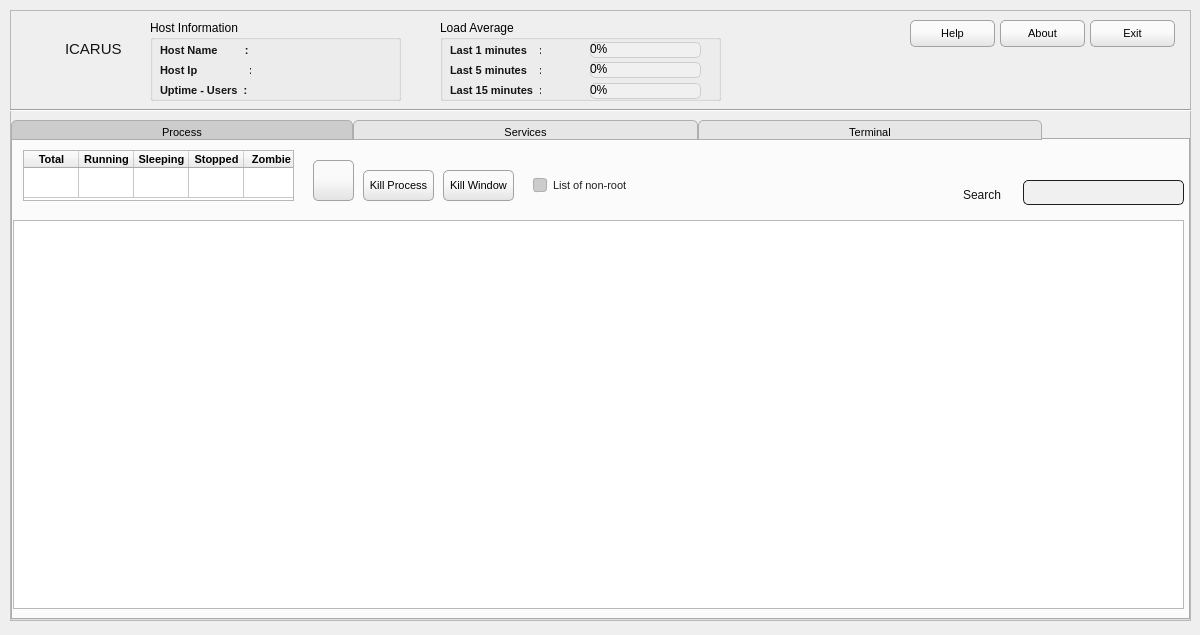
<?xml version="1.0" encoding="UTF-8"?>
<ui version="4.0">
 <class>Form</class>
 <widget class="QWidget" name="Form">
  <property name="geometry">
   <rect>
    <x>0</x>
    <y>0</y>
    <width>1200</width>
    <height>635</height>
   </rect>
  </property>
  <property name="minimumSize">
   <size>
    <width>1200</width>
    <height>635</height>
   </size>
  </property>
  <property name="maximumSize">
   <size>
    <width>1200</width>
    <height>635</height>
   </size>
  </property>
  <property name="windowTitle">
   <string>Icarus v1.0</string>
  </property>
  <property name="styleSheet">
   <string notr="true">
QRadioButton
{
	color: rgb(30, 30, 30);
}

QRadioButton::indicator:checked, QRadioButton::indicator:unchecked
{
    color: #b1b1b1;
    background-color: #cccccc;
    border: 0px solid #b1b1b1;
    border-radius: 6px;
}
QRadioButton::indicator:checked
{
background-color: qradialgradient(spread:pad, cx:0.5, cy:0.5, radius:0.5, fx:0.5, fy:0.5, stop:0 rgba(79, 79, 79, 255), stop:0.530928 rgba(125, 125, 125, 255), stop:0.659794 rgba(220, 220, 220, 255), stop:1 rgba(207, 207, 207, 255));
}
QRadioButton::indicator
{
    border-radius: 6px;
}
QRadioButton::indicator:hover, QCheckBox::indicator:hover
{
    border: 1px solid #ffaa00;
}


QCheckBox
{
	color: rgb(30, 30, 30);
}

QCheckBox::indicator:checked, QCheckBox::indicator:unchecked
{
    color: #b1b1b1;
    background-color: #cccccc;
    border: 1px solid #b1b1b1;
    border-radius: 3px;
}
QCheckBox::indicator:checked
{
background-color: qradialgradient(spread:pad, cx:0.5, cy:0.5, radius:0.4, fx:0.5, fy:0.5, stop:0 rgba(79, 79, 79, 255), stop:0.530928 rgba(125, 125, 125, 255), stop:0.659794 rgba(220, 220, 220, 255), stop:1 rgba(207, 207, 207, 255));
}
QCheckBox::indicator
{
    border-radius: 3px;
}
QCheckBox::indicator:hover, QCheckBox::indicator:hover
{
    border: 1px solid #ffaa00;
}


QLabel
{
	color: rgb(20, 20, 20);
}

QLineEdit
{
    padding: 1px;
    border-style: solid;
    border: 1px solid #1e1e1e;
    border-radius: 5;
    background-color: rgb(240, 240, 240);
}

QProgressBar
{
	background-color: rgb(240, 240, 240); 
   border:1px solid;
	border-color: #cecece;
	border-radius: 5px;
}

QProgressBar::chunk
{
    background-color: rgb(150, 150, 150);
	border-radius: 2px;
    width: 10px;
    margin: 1px;
}
QPushButton
{
    color: #000000;
   border: 1px;
	border-color: rgb(162, 162, 162);
   border-style: solid;
    border-bottom-right-radius: 5;
    border-bottom-left-radius: 5;
    border-top-right-radius: 5;
	background-color: qlineargradient(spread:pad, x1:0.486, y1:1, x2:0.486631, y2:0.3925, stop:0 rgba(227, 227, 227, 255), stop:0.909091 rgba(250, 250, 250, 255));
    border-top-left-radius: 5;

}
QPushButton:hover
{
    border: 2px solid QLinearGradient( x1: 0, y1: 0, x2: 0, y2: 1, stop: 0 #ffa02f, stop: 1 #d7801a);
}
QPushButton:pressed
{
    background-color: rgb(220, 220, 220);
}


QTabBar::tab:!selected:hover
{
	background-color: rgb(214, 214, 214);
}

QTabBar::tab:selected
{
	background-color: rgb(204, 204, 204);
}
			
QTabBar::tab {
    padding-left: 150px;
    padding-right: 150px;
    padding-top: 5px;

    border-style: solid;
    border-top-left-radius: 5;
    border-top-right-radius: 5;
	border-width: 1px;
	border-color: #aeaeae;
	background-color: rgb(230, 230, 230);
}</string>
  </property>
  <widget class="QFrame" name="frame">
   <property name="geometry">
    <rect>
     <x>10</x>
     <y>10</y>
     <width>1181</width>
     <height>611</height>
    </rect>
   </property>
   <property name="frameShape">
    <enum>QFrame::StyledPanel</enum>
   </property>
   <property name="frameShadow">
    <enum>QFrame::Raised</enum>
   </property>
   <property name="class" stdset="0">
    <string>MainFrame</string>
   </property>
   <widget class="QPushButton" name="pushButton_3">
    <property name="geometry">
     <rect>
      <x>990</x>
      <y>10</y>
      <width>85</width>
      <height>27</height>
     </rect>
    </property>
    <property name="sizePolicy">
     <sizepolicy hsizetype="Fixed" vsizetype="Fixed">
      <horstretch>0</horstretch>
      <verstretch>0</verstretch>
     </sizepolicy>
    </property>
    <property name="font">
     <font>
      <family>Ubuntu</family>
      <pointsize>8</pointsize>
     </font>
    </property>
    <property name="text">
     <string>About</string>
    </property>
    <property name="icon">
     <iconset>
      <normaloff>images/about.png</normaloff>images/about.png</iconset>
    </property>
   </widget>
   <widget class="QPushButton" name="pushButton_2">
    <property name="geometry">
     <rect>
      <x>900</x>
      <y>10</y>
      <width>85</width>
      <height>27</height>
     </rect>
    </property>
    <property name="sizePolicy">
     <sizepolicy hsizetype="Fixed" vsizetype="Fixed">
      <horstretch>0</horstretch>
      <verstretch>0</verstretch>
     </sizepolicy>
    </property>
    <property name="font">
     <font>
      <family>Ubuntu</family>
      <pointsize>8</pointsize>
     </font>
    </property>
    <property name="focusPolicy">
     <enum>Qt::StrongFocus</enum>
    </property>
    <property name="text">
     <string>Help</string>
    </property>
    <property name="icon">
     <iconset>
      <normaloff>images/help.png</normaloff>images/help.png</iconset>
    </property>
   </widget>
   <widget class="QTabWidget" name="tabWidget">
    <property name="geometry">
     <rect>
      <x>1</x>
      <y>110</y>
      <width>1179</width>
      <height>500</height>
     </rect>
    </property>
    <property name="font">
     <font>
      <family>Ubuntu</family>
      <pointsize>8</pointsize>
     </font>
    </property>
    <property name="currentIndex">
     <number>0</number>
    </property>
    <property name="iconSize">
     <size>
      <width>20</width>
      <height>20</height>
     </size>
    </property>
    <widget class="QWidget" name="tab_6">
     <attribute name="icon">
      <iconset>
       <normalon>images/process.png</normalon>
      </iconset>
     </attribute>
     <attribute name="title">
      <string>Process</string>
     </attribute>
     <widget class="QPushButton" name="pushButtonKillProcess">
      <property name="enabled">
       <bool>false</bool>
      </property>
      <property name="geometry">
       <rect>
        <x>350</x>
        <y>30</y>
        <width>71</width>
        <height>31</height>
       </rect>
      </property>
      <property name="font">
       <font>
        <family>Ubuntu</family>
        <pointsize>8</pointsize>
       </font>
      </property>
      <property name="text">
       <string>Kill Process</string>
      </property>
     </widget>
     <widget class="QCheckBox" name="checkBoxProcessListOtherUser">
      <property name="geometry">
       <rect>
        <x>520</x>
        <y>30</y>
        <width>141</width>
        <height>31</height>
       </rect>
      </property>
      <property name="font">
       <font>
        <family>Ubuntu</family>
        <pointsize>8</pointsize>
       </font>
      </property>
      <property name="text">
       <string>List of non-root</string>
      </property>
     </widget>
     <widget class="QPushButton" name="refreshProcess">
      <property name="geometry">
       <rect>
        <x>300</x>
        <y>20</y>
        <width>41</width>
        <height>41</height>
       </rect>
      </property>
      <property name="font">
       <font>
        <family>Ubuntu</family>
        <pointsize>8</pointsize>
       </font>
      </property>
      <property name="text">
       <string/>
      </property>
     </widget>
     <widget class="QTableWidget" name="tableWidgetProcessList">
      <property name="geometry">
       <rect>
        <x>0</x>
        <y>80</y>
        <width>1171</width>
        <height>389</height>
       </rect>
      </property>
      <property name="font">
       <font>
        <family>Ubuntu</family>
        <pointsize>8</pointsize>
       </font>
      </property>
      <property name="selectionMode">
       <enum>QAbstractItemView::NoSelection</enum>
      </property>
      <property name="sortingEnabled">
       <bool>true</bool>
      </property>
      <attribute name="horizontalHeaderCascadingSectionResizes">
       <bool>true</bool>
      </attribute>
      <attribute name="horizontalHeaderDefaultSectionSize">
       <number>90</number>
      </attribute>
      <attribute name="horizontalHeaderShowSortIndicator" stdset="0">
       <bool>true</bool>
      </attribute>
      <attribute name="horizontalHeaderStretchLastSection">
       <bool>true</bool>
      </attribute>
     </widget>
     <widget class="QLabel" name="label_10">
      <property name="geometry">
       <rect>
        <x>950</x>
        <y>44</y>
        <width>54</width>
        <height>21</height>
       </rect>
      </property>
      <property name="text">
       <string>Search</string>
      </property>
     </widget>
     <widget class="QLineEdit" name="lineEditSearchProcess">
      <property name="geometry">
       <rect>
        <x>1010</x>
        <y>40</y>
        <width>161</width>
        <height>25</height>
       </rect>
      </property>
      <property name="text">
       <string/>
      </property>
     </widget>
     <widget class="QTableWidget" name="tableWidgetProcessStatus">
      <property name="geometry">
       <rect>
        <x>10</x>
        <y>10</y>
        <width>271</width>
        <height>51</height>
       </rect>
      </property>
      <property name="sizePolicy">
       <sizepolicy hsizetype="Fixed" vsizetype="Fixed">
        <horstretch>0</horstretch>
        <verstretch>0</verstretch>
       </sizepolicy>
      </property>
      <property name="font">
       <font>
        <family>Ubuntu</family>
        <pointsize>8</pointsize>
        <weight>75</weight>
        <bold>true</bold>
       </font>
      </property>
      <property name="verticalScrollBarPolicy">
       <enum>Qt::ScrollBarAlwaysOff</enum>
      </property>
      <property name="horizontalScrollBarPolicy">
       <enum>Qt::ScrollBarAlwaysOff</enum>
      </property>
      <property name="editTriggers">
       <set>QAbstractItemView::NoEditTriggers</set>
      </property>
      <property name="selectionMode">
       <enum>QAbstractItemView::NoSelection</enum>
      </property>
      <property name="wordWrap">
       <bool>false</bool>
      </property>
      <attribute name="horizontalHeaderDefaultSectionSize">
       <number>55</number>
      </attribute>
      <attribute name="horizontalHeaderMinimumSectionSize">
       <number>50</number>
      </attribute>
      <attribute name="verticalHeaderVisible">
       <bool>false</bool>
      </attribute>
      <row>
       <property name="text">
        <string/>
       </property>
      </row>
      <column>
       <property name="text">
        <string>Total</string>
       </property>
       <property name="icon">
        <iconset>
         <selectedon>../../../Projects/hermes/images/services.png</selectedon>
        </iconset>
       </property>
      </column>
      <column>
       <property name="text">
        <string>Running</string>
       </property>
       <property name="icon">
        <iconset>
         <selectedon>../../../Projects/hermes/images/services.png</selectedon>
        </iconset>
       </property>
      </column>
      <column>
       <property name="text">
        <string>Sleeping</string>
       </property>
       <property name="icon">
        <iconset>
         <selectedon>../../../Projects/hermes/images/services.png</selectedon>
        </iconset>
       </property>
      </column>
      <column>
       <property name="text">
        <string>Stopped</string>
       </property>
       <property name="icon">
        <iconset>
         <selectedon>../../../Projects/hermes/images/services.png</selectedon>
        </iconset>
       </property>
      </column>
      <column>
       <property name="text">
        <string>Zombie</string>
       </property>
      </column>
      <item row="0" column="0">
       <property name="text">
        <string/>
       </property>
       <property name="foreground">
        <brush brushstyle="SolidPattern">
         <color alpha="255">
          <red>0</red>
          <green>0</green>
          <blue>0</blue>
         </color>
        </brush>
       </property>
      </item>
      <item row="0" column="1">
       <property name="text">
        <string/>
       </property>
      </item>
      <item row="0" column="2">
       <property name="text">
        <string/>
       </property>
      </item>
      <item row="0" column="3">
       <property name="text">
        <string/>
       </property>
      </item>
      <item row="0" column="4">
       <property name="text">
        <string/>
       </property>
       <property name="foreground">
        <brush brushstyle="NoBrush">
         <color alpha="255">
          <red>0</red>
          <green>0</green>
          <blue>0</blue>
         </color>
        </brush>
       </property>
      </item>
     </widget>
     <widget class="QPushButton" name="pushButtonKillWindow">
      <property name="enabled">
       <bool>true</bool>
      </property>
      <property name="geometry">
       <rect>
        <x>430</x>
        <y>30</y>
        <width>71</width>
        <height>31</height>
       </rect>
      </property>
      <property name="font">
       <font>
        <family>Ubuntu</family>
        <pointsize>8</pointsize>
       </font>
      </property>
      <property name="text">
       <string>Kill Window</string>
      </property>
     </widget>
    </widget>
    <widget class="QWidget" name="tab_5">
     <attribute name="icon">
      <iconset>
       <normalon>images/services.png</normalon>
      </iconset>
     </attribute>
     <attribute name="title">
      <string>Services</string>
     </attribute>
     <widget class="QPushButton" name="pushButtonServiceStop">
      <property name="enabled">
       <bool>false</bool>
      </property>
      <property name="geometry">
       <rect>
        <x>280</x>
        <y>30</y>
        <width>91</width>
        <height>31</height>
       </rect>
      </property>
      <property name="font">
       <font>
        <pointsize>8</pointsize>
       </font>
      </property>
      <property name="text">
       <string>Stop</string>
      </property>
     </widget>
     <widget class="QTableWidget" name="tableWidgetServices">
      <property name="geometry">
       <rect>
        <x>0</x>
        <y>80</y>
        <width>1171</width>
        <height>389</height>
       </rect>
      </property>
      <property name="font">
       <font>
        <pointsize>8</pointsize>
       </font>
      </property>
      <property name="editTriggers">
       <set>QAbstractItemView::NoEditTriggers</set>
      </property>
      <property name="selectionMode">
       <enum>QAbstractItemView::NoSelection</enum>
      </property>
      <property name="sortingEnabled">
       <bool>true</bool>
      </property>
      <attribute name="horizontalHeaderCascadingSectionResizes">
       <bool>true</bool>
      </attribute>
      <attribute name="horizontalHeaderDefaultSectionSize">
       <number>140</number>
      </attribute>
      <attribute name="horizontalHeaderShowSortIndicator" stdset="0">
       <bool>true</bool>
      </attribute>
      <attribute name="horizontalHeaderStretchLastSection">
       <bool>true</bool>
      </attribute>
      <column>
       <property name="text">
        <string>Name</string>
       </property>
      </column>
      <column>
       <property name="text">
        <string>Status</string>
       </property>
      </column>
      <column>
       <property name="text">
        <string>Info</string>
       </property>
      </column>
     </widget>
     <widget class="QPushButton" name="pushButtonServiceRestart">
      <property name="enabled">
       <bool>false</bool>
      </property>
      <property name="geometry">
       <rect>
        <x>380</x>
        <y>30</y>
        <width>91</width>
        <height>31</height>
       </rect>
      </property>
      <property name="font">
       <font>
        <pointsize>8</pointsize>
       </font>
      </property>
      <property name="text">
       <string>Restart</string>
      </property>
     </widget>
     <widget class="QPushButton" name="pushButtonServiceStart">
      <property name="enabled">
       <bool>false</bool>
      </property>
      <property name="geometry">
       <rect>
        <x>180</x>
        <y>30</y>
        <width>91</width>
        <height>31</height>
       </rect>
      </property>
      <property name="font">
       <font>
        <pointsize>8</pointsize>
       </font>
      </property>
      <property name="text">
       <string>Start</string>
      </property>
     </widget>
     <widget class="QPushButton" name="refreshServices">
      <property name="geometry">
       <rect>
        <x>130</x>
        <y>20</y>
        <width>41</width>
        <height>41</height>
       </rect>
      </property>
      <property name="font">
       <font>
        <pointsize>8</pointsize>
       </font>
      </property>
      <property name="text">
       <string/>
      </property>
     </widget>
     <widget class="QLineEdit" name="lineEditSearchServices">
      <property name="geometry">
       <rect>
        <x>1010</x>
        <y>40</y>
        <width>161</width>
        <height>25</height>
       </rect>
      </property>
      <property name="text">
       <string/>
      </property>
     </widget>
     <widget class="QLabel" name="label_7">
      <property name="geometry">
       <rect>
        <x>945</x>
        <y>48</y>
        <width>61</width>
        <height>20</height>
       </rect>
      </property>
      <property name="text">
       <string>Search</string>
      </property>
      <property name="alignment">
       <set>Qt::AlignRight|Qt::AlignTrailing|Qt::AlignVCenter</set>
      </property>
     </widget>
     <widget class="QTableWidget" name="tableWidgetServicesStatus">
      <property name="geometry">
       <rect>
        <x>10</x>
        <y>10</y>
        <width>111</width>
        <height>51</height>
       </rect>
      </property>
      <property name="sizePolicy">
       <sizepolicy hsizetype="Fixed" vsizetype="Fixed">
        <horstretch>0</horstretch>
        <verstretch>0</verstretch>
       </sizepolicy>
      </property>
      <property name="font">
       <font>
        <family>Ubuntu</family>
        <pointsize>8</pointsize>
        <weight>75</weight>
        <bold>true</bold>
       </font>
      </property>
      <property name="verticalScrollBarPolicy">
       <enum>Qt::ScrollBarAlwaysOff</enum>
      </property>
      <property name="horizontalScrollBarPolicy">
       <enum>Qt::ScrollBarAlwaysOff</enum>
      </property>
      <property name="editTriggers">
       <set>QAbstractItemView::NoEditTriggers</set>
      </property>
      <property name="selectionMode">
       <enum>QAbstractItemView::NoSelection</enum>
      </property>
      <property name="showGrid">
       <bool>false</bool>
      </property>
      <property name="wordWrap">
       <bool>false</bool>
      </property>
      <attribute name="horizontalHeaderDefaultSectionSize">
       <number>55</number>
      </attribute>
      <attribute name="horizontalHeaderMinimumSectionSize">
       <number>55</number>
      </attribute>
      <attribute name="verticalHeaderVisible">
       <bool>false</bool>
      </attribute>
      <row>
       <property name="text">
        <string/>
       </property>
      </row>
      <column>
       <property name="text">
        <string>Up</string>
       </property>
       <property name="icon">
        <iconset>
         <selectedon>../../../Projects/hermes/images/computer.jpg</selectedon>
        </iconset>
       </property>
      </column>
      <column>
       <property name="text">
        <string>Down</string>
       </property>
       <property name="icon">
        <iconset>
         <selectedon>../../../Projects/hermes/images/computer.jpg</selectedon>
        </iconset>
       </property>
      </column>
      <item row="0" column="0">
       <property name="text">
        <string/>
       </property>
       <property name="foreground">
        <brush brushstyle="NoBrush">
         <color alpha="255">
          <red>0</red>
          <green>0</green>
          <blue>0</blue>
         </color>
        </brush>
       </property>
      </item>
      <item row="0" column="1">
       <property name="text">
        <string/>
       </property>
      </item>
     </widget>
    </widget>
    <widget class="QWidget" name="tab">
     <attribute name="icon">
      <iconset>
       <normalon>images/screenshot.png</normalon>
      </iconset>
     </attribute>
     <attribute name="title">
      <string>Terminal</string>
     </attribute>
     <widget class="QTextBrowser" name="textBrowserScreenshot">
      <property name="geometry">
       <rect>
        <x>0</x>
        <y>0</y>
        <width>1175</width>
        <height>469</height>
       </rect>
      </property>
      <property name="font">
       <font>
        <family>Arial</family>
       </font>
      </property>
      <property name="styleSheet">
       <string notr="true">background-color: rgb(0, 0, 0);
color: rgb(170, 255, 0);</string>
      </property>
      <property name="html">
       <string>&lt;!DOCTYPE HTML PUBLIC &quot;-//W3C//DTD HTML 4.0//EN&quot; &quot;http://www.w3.org/TR/REC-html40/strict.dtd&quot;&gt;
&lt;html&gt;&lt;head&gt;&lt;meta name=&quot;qrichtext&quot; content=&quot;1&quot; /&gt;&lt;style type=&quot;text/css&quot;&gt;
p, li { white-space: pre-wrap; }
&lt;/style&gt;&lt;/head&gt;&lt;body style=&quot; font-family:'Arial'; font-size:11pt; font-weight:400; font-style:normal;&quot;&gt;
&lt;p style=&quot;-qt-paragraph-type:empty; margin-top:0px; margin-bottom:0px; margin-left:0px; margin-right:0px; -qt-block-indent:0; text-indent:0px; font-size:8pt;&quot;&gt;&lt;br /&gt;&lt;/p&gt;&lt;/body&gt;&lt;/html&gt;</string>
      </property>
     </widget>
    </widget>
   </widget>
   <widget class="QLabel" name="label">
    <property name="geometry">
     <rect>
      <x>5</x>
      <y>10</y>
      <width>81</width>
      <height>61</height>
     </rect>
    </property>
    <property name="sizePolicy">
     <sizepolicy hsizetype="Fixed" vsizetype="Fixed">
      <horstretch>0</horstretch>
      <verstretch>0</verstretch>
     </sizepolicy>
    </property>
    <property name="font">
     <font>
      <family>Ubuntu</family>
      <pointsize>8</pointsize>
     </font>
    </property>
    <property name="frameShadow">
     <enum>QFrame::Plain</enum>
    </property>
    <property name="text">
     <string/>
    </property>
   </widget>
   <widget class="QLabel" name="label_5">
    <property name="geometry">
     <rect>
      <x>55</x>
      <y>30</y>
      <width>61</width>
      <height>21</height>
     </rect>
    </property>
    <property name="sizePolicy">
     <sizepolicy hsizetype="Fixed" vsizetype="Fixed">
      <horstretch>0</horstretch>
      <verstretch>0</verstretch>
     </sizepolicy>
    </property>
    <property name="font">
     <font>
      <family>Ubuntu</family>
      <pointsize>11</pointsize>
      <underline>false</underline>
     </font>
    </property>
    <property name="text">
     <string>ICARUS</string>
    </property>
    <property name="alignment">
     <set>Qt::AlignLeading|Qt::AlignLeft|Qt::AlignTop</set>
    </property>
   </widget>
   <widget class="QPushButton" name="pushButton">
    <property name="geometry">
     <rect>
      <x>1080</x>
      <y>10</y>
      <width>85</width>
      <height>27</height>
     </rect>
    </property>
    <property name="sizePolicy">
     <sizepolicy hsizetype="Fixed" vsizetype="Fixed">
      <horstretch>0</horstretch>
      <verstretch>0</verstretch>
     </sizepolicy>
    </property>
    <property name="font">
     <font>
      <family>Ubuntu</family>
      <pointsize>8</pointsize>
     </font>
    </property>
    <property name="text">
     <string>Exit</string>
    </property>
    <property name="icon">
     <iconset>
      <normaloff>images/exit.png</normaloff>images/exit.png</iconset>
    </property>
   </widget>
   <widget class="QGroupBox" name="groupBox_2">
    <property name="geometry">
     <rect>
      <x>430</x>
      <y>10</y>
      <width>281</width>
      <height>81</height>
     </rect>
    </property>
    <property name="font">
     <font>
      <pointsize>9</pointsize>
     </font>
    </property>
    <property name="title">
     <string>Load Average</string>
    </property>
    <widget class="QLabel" name="labelInfo_3">
     <property name="geometry">
      <rect>
       <x>10</x>
       <y>40</y>
       <width>91</width>
       <height>21</height>
      </rect>
     </property>
     <property name="font">
      <font>
       <family>Ubuntu</family>
       <pointsize>8</pointsize>
       <weight>75</weight>
       <bold>true</bold>
      </font>
     </property>
     <property name="text">
      <string>Last 5 minutes    :</string>
     </property>
    </widget>
    <widget class="QLabel" name="labelTasks_4">
     <property name="geometry">
      <rect>
       <x>10</x>
       <y>60</y>
       <width>91</width>
       <height>21</height>
      </rect>
     </property>
     <property name="font">
      <font>
       <family>Ubuntu</family>
       <pointsize>8</pointsize>
       <weight>75</weight>
       <bold>true</bold>
      </font>
     </property>
     <property name="text">
      <string>Last 15 minutes  :</string>
     </property>
    </widget>
    <widget class="QLabel" name="labelMachineName_2">
     <property name="geometry">
      <rect>
       <x>10</x>
       <y>20</y>
       <width>91</width>
       <height>21</height>
      </rect>
     </property>
     <property name="font">
      <font>
       <family>Ubuntu</family>
       <pointsize>8</pointsize>
       <weight>75</weight>
       <bold>true</bold>
      </font>
     </property>
     <property name="text">
      <string>Last 1 minutes    :</string>
     </property>
    </widget>
    <widget class="QProgressBar" name="progressBarLoad5">
     <property name="geometry">
      <rect>
       <x>150</x>
       <y>42</y>
       <width>111</width>
       <height>16</height>
      </rect>
     </property>
     <property name="value">
      <number>0</number>
     </property>
    </widget>
    <widget class="QProgressBar" name="progressBarLoad15">
     <property name="geometry">
      <rect>
       <x>150</x>
       <y>63</y>
       <width>111</width>
       <height>16</height>
      </rect>
     </property>
     <property name="value">
      <number>0</number>
     </property>
     <property name="invertedAppearance">
      <bool>false</bool>
     </property>
     <property name="textDirection">
      <enum>QProgressBar::TopToBottom</enum>
     </property>
    </widget>
    <widget class="QProgressBar" name="progressBarLoad1">
     <property name="geometry">
      <rect>
       <x>150</x>
       <y>22</y>
       <width>111</width>
       <height>16</height>
      </rect>
     </property>
     <property name="value">
      <number>0</number>
     </property>
    </widget>
    <widget class="QLabel" name="labelLoad1">
     <property name="geometry">
      <rect>
       <x>110</x>
       <y>21</y>
       <width>41</width>
       <height>20</height>
      </rect>
     </property>
     <property name="font">
      <font>
       <family>Ubuntu</family>
       <pointsize>8</pointsize>
       <weight>50</weight>
       <bold>false</bold>
      </font>
     </property>
     <property name="text">
      <string/>
     </property>
    </widget>
    <widget class="QLabel" name="labelLoad5">
     <property name="geometry">
      <rect>
       <x>110</x>
       <y>41</y>
       <width>41</width>
       <height>20</height>
      </rect>
     </property>
     <property name="font">
      <font>
       <family>Ubuntu</family>
       <pointsize>8</pointsize>
       <weight>50</weight>
       <bold>false</bold>
      </font>
     </property>
     <property name="text">
      <string/>
     </property>
    </widget>
    <widget class="QLabel" name="labelLoad15">
     <property name="geometry">
      <rect>
       <x>110</x>
       <y>61</y>
       <width>41</width>
       <height>20</height>
      </rect>
     </property>
     <property name="font">
      <font>
       <family>Ubuntu</family>
       <pointsize>8</pointsize>
       <weight>50</weight>
       <bold>false</bold>
      </font>
     </property>
     <property name="text">
      <string/>
     </property>
    </widget>
   </widget>
   <widget class="Line" name="line_4">
    <property name="geometry">
     <rect>
      <x>0</x>
      <y>90</y>
      <width>1211</width>
      <height>20</height>
     </rect>
    </property>
    <property name="font">
     <font>
      <pointsize>8</pointsize>
     </font>
    </property>
    <property name="orientation">
     <enum>Qt::Horizontal</enum>
    </property>
   </widget>
   <widget class="QGroupBox" name="groupBox">
    <property name="geometry">
     <rect>
      <x>140</x>
      <y>10</y>
      <width>251</width>
      <height>81</height>
     </rect>
    </property>
    <property name="font">
     <font>
      <pointsize>9</pointsize>
     </font>
    </property>
    <property name="title">
     <string>Host Information</string>
    </property>
    <widget class="QLabel" name="labelMachineName_7">
     <property name="geometry">
      <rect>
       <x>10</x>
       <y>20</y>
       <width>91</width>
       <height>21</height>
      </rect>
     </property>
     <property name="font">
      <font>
       <family>Ubuntu</family>
       <pointsize>8</pointsize>
       <weight>75</weight>
       <bold>true</bold>
      </font>
     </property>
     <property name="text">
      <string>Host Name         :</string>
     </property>
    </widget>
    <widget class="QLabel" name="labelInfo_2">
     <property name="geometry">
      <rect>
       <x>10</x>
       <y>40</y>
       <width>91</width>
       <height>21</height>
      </rect>
     </property>
     <property name="font">
      <font>
       <family>Ubuntu</family>
       <pointsize>8</pointsize>
       <weight>75</weight>
       <bold>true</bold>
      </font>
     </property>
     <property name="text">
      <string>Host Ip                 :</string>
     </property>
    </widget>
    <widget class="QLabel" name="labelTasks_3">
     <property name="geometry">
      <rect>
       <x>10</x>
       <y>60</y>
       <width>91</width>
       <height>21</height>
      </rect>
     </property>
     <property name="font">
      <font>
       <family>Ubuntu</family>
       <pointsize>8</pointsize>
       <weight>75</weight>
       <bold>true</bold>
      </font>
     </property>
     <property name="text">
      <string>Uptime - Users  :</string>
     </property>
    </widget>
    <widget class="QLabel" name="labelMachineName">
     <property name="geometry">
      <rect>
       <x>100</x>
       <y>20</y>
       <width>201</width>
       <height>21</height>
      </rect>
     </property>
     <property name="font">
      <font>
       <family>Ubuntu</family>
       <pointsize>8</pointsize>
       <weight>50</weight>
       <bold>false</bold>
      </font>
     </property>
     <property name="text">
      <string/>
     </property>
    </widget>
    <widget class="QLabel" name="labelNodeId">
     <property name="geometry">
      <rect>
       <x>100</x>
       <y>40</y>
       <width>201</width>
       <height>21</height>
      </rect>
     </property>
     <property name="font">
      <font>
       <family>Ubuntu</family>
       <pointsize>8</pointsize>
       <weight>50</weight>
       <bold>false</bold>
      </font>
     </property>
     <property name="text">
      <string/>
     </property>
    </widget>
    <widget class="QLabel" name="labelUptimeUsers">
     <property name="geometry">
      <rect>
       <x>100</x>
       <y>60</y>
       <width>201</width>
       <height>21</height>
      </rect>
     </property>
     <property name="font">
      <font>
       <family>Ubuntu</family>
       <pointsize>8</pointsize>
       <weight>50</weight>
       <bold>false</bold>
      </font>
     </property>
     <property name="text">
      <string/>
     </property>
    </widget>
   </widget>
  </widget>
 </widget>
 <resources/>
 <connections/>
</ui>
